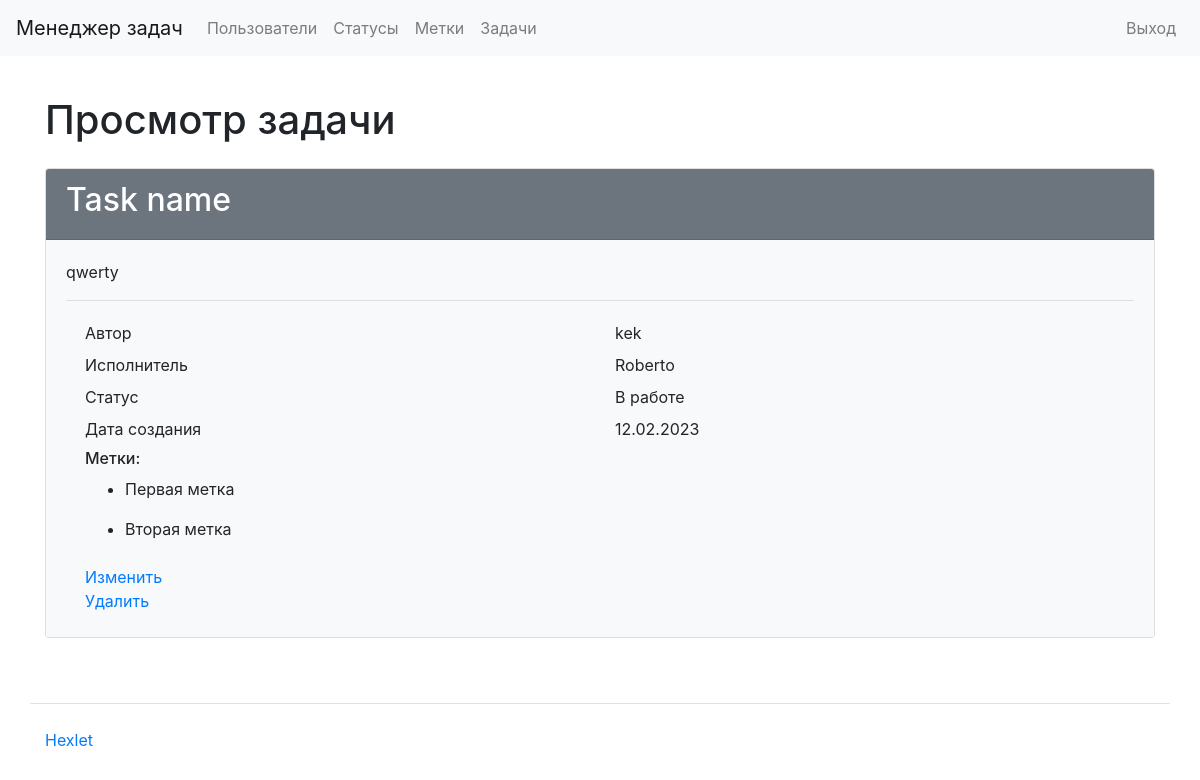
Screenshot of /tasks/4/ (signed in) with the database file from the repository.
### task_manager/tasks/models.py (models this page shows, shortened)
class Tasks(models.Model):
    name = models.CharField(max_length=150, verbose_name='Имя')
    creator = models.ForeignKey(SiteUser, on_delete=models.PROTECT)
    description = models.TextField(verbose_name='Описание')
    status = models.ForeignKey(Statuses, on_delete=models.PROTECT, verbose_name='Статус')
    executor = models.ForeignKey(SiteUser, on_delete=models.PROTECT, verbose_name='Исполнитель', related_name='executor_id')
    labels = models.ManyToManyField(Label, verbose_name='Метки')
    created_at = models.DateTimeField(auto_now=True)

### task_manager/users/models.py (models this page shows)
class SiteUser(AbstractUser):
    first_name = models.CharField(max_length=150, verbose_name='Имя')
    last_name = models.CharField(max_length=150, verbose_name='Фамилия')
    def __str__(self):
        return self.username

### task_manager/statuses/models.py (models this page shows)
class Statuses(models.Model):
    name = models.CharField(max_length=100, verbose_name='Имя')
    created_at = models.DateTimeField(auto_now=True)
    def __str__(self):
        return self.name

### task_manager/labels/models.py (models this page shows, shortened)
class Label(models.Model):
    name = models.CharField(max_length=100, verbose_name='Имя')
    created_at = models.DateTimeField(auto_now=True)
    def __str__(self):
        return self.name

### task_manager/tasks/views.py (the view)
# urls.py: path('<int:pk>/', views.TaskDetailView.as_view(), name='task_detail'),
class TaskDetailView(LoginRequiredMixin, DetailView):
    login_url = '/login/'
    model = Tasks

### task_manager/templates/tasks/tasks_detail.html
{% extends "base.html" %}
{% load bootstrap4 %}
{% block content %}
<h1 class="my-4">Просмотр задачи</h1>
<div class="card">
    <div class="card-header bg-secondary text-white">
        <h2>{{ tasks.name }}</h2>
    </div>
    <div class="card-body bg-light">
        <p>{{ tasks.description }}</p>
        <hr>
        <div class="container">
            <div class="row p-1">
              <div class="col">Автор</div>
              <div class="col">{{ tasks.creator }}</div>
            </div>
            <div class="row p-1">
              <div class="col">Исполнитель</div>
              <div class="col">{{ tasks.executor }}</div>
            </div>
            <div class="row p-1">
              <div class="col">Статус</div>
              <div class="col">{{ tasks.status }}</div>
            </div>
            <div class="row p-1">
              <div class="col">Дата создания</div>
              <div class="col">{{ tasks.created_at|date:'d.m.Y' }}</div>
            </div>
            <div class="row p-1">
              <div class="col">
                <h6>Метки:</h6>
                {% for label in tasks.labels.all %}
                <ul>
                    <li>{{ label }}</li>
                </ul>
                {% endfor %}
              </div>
            </div>
            <div class="row p-1">
              <div class="col">
                <a href="{% url 'task_update' tasks.pk %}">Изменить</a>
                <br>
                <a href="{% url 'task_delete' tasks.pk %}">Удалить</a>
              </div>
            </div>
          </div>
    </div>
</div>
{% endblock %}

### rows the page displays
Tasks: name "Task name", description "qwerty", creator "kek", executor "Roberto", status "В работе", created_at "12.02.2023"
Label: name "Первая метка"
Label: name "Вторая метка"
